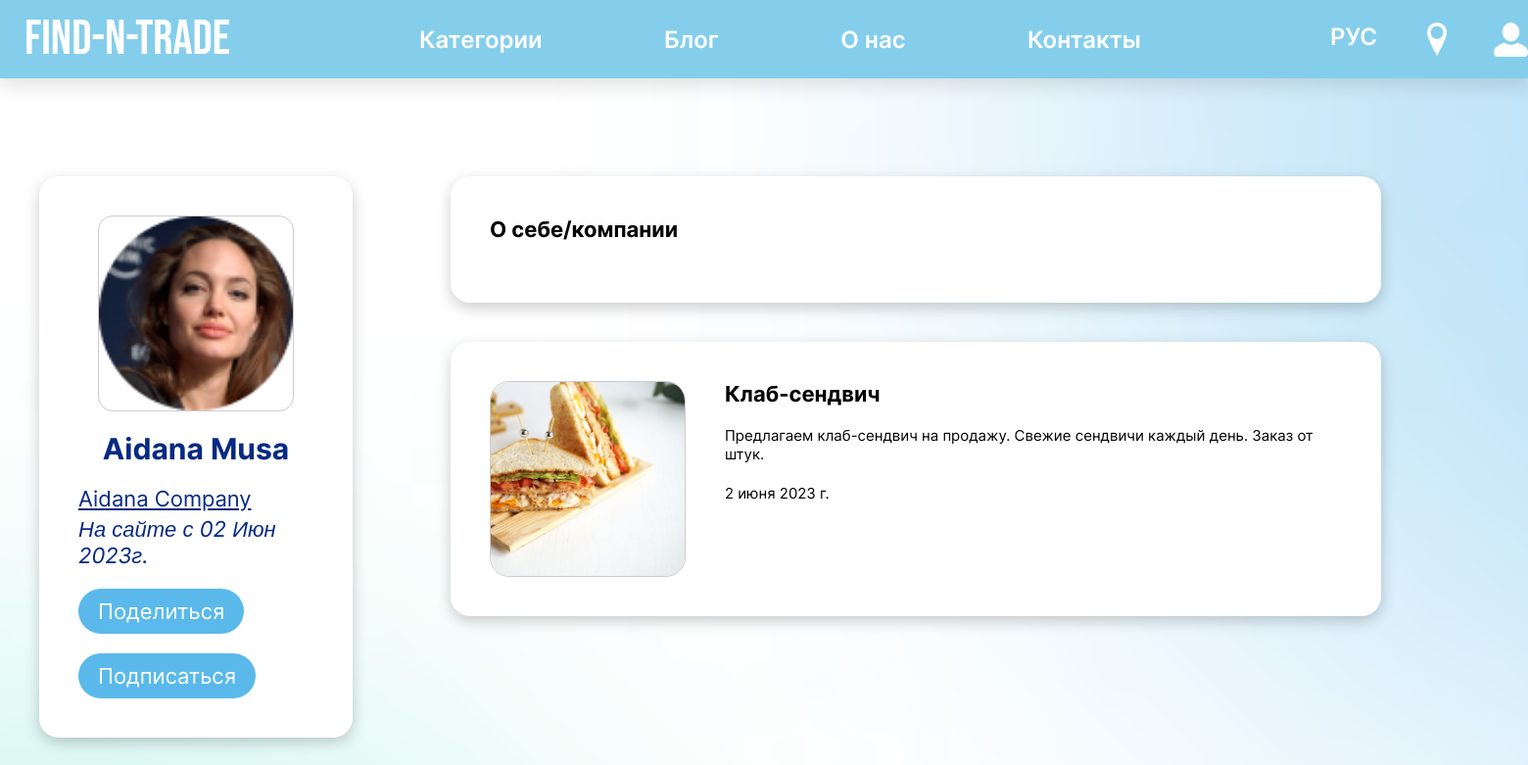
The app's page /profile/2/ with its own data.
### main/models.py (models this page shows, shortened)
class CustomUser(AbstractBaseUser):
    id = models.AutoField(primary_key=True, verbose_name="ID")
    email = models.EmailField(unique=True, verbose_name="Email")
    name = models.CharField(max_length=26, verbose_name="Name")
    surname = models.CharField(max_length=26, verbose_name="Surname")
    profile = models.OneToOneField(Profile, on_delete=models.CASCADE, blank=True, null=True, verbose_name="Profile")
    reset_password_token = models.UUIDField(blank=True, null=True, default=None, verbose_name="Reset password token")
    date_joined = models.DateTimeField(auto_now_add=True)
    last_login = models.DateTimeField(auto_now=True, verbose_name="Last login")
    is_admin = models.BooleanField(default=False)
    is_active = models.BooleanField(default=True)
    is_staff = models.BooleanField(default=False)
    is_superuser = models.BooleanField(default=False)
    USERNAME_FIELD = "email"
    REQUIRED_FIELDS = ["name", "surname"]
    objects = CustomUserManager()

class Profile(models.Model):
    id = models.AutoField(primary_key=True, verbose_name="ID")
    city = models.CharField(max_length=15, blank=True, null=True, verbose_name="City")
    date_of_birth = models.DateField(max_length=15, blank=True, null=True, verbose_name='Date of birth')
    company_name=models.CharField(max_length=30, blank=True, null=True, verbose_name="Company name")
    description=models.TextField(blank=True, null=True, verbose_name="Description")
    phone_number = models.CharField(max_length=15, blank=True, null=True, verbose_name="Phone number")
    role = models.CharField(max_length=200, choices=Role.choices, verbose_name="Role")
    image_link = models.ImageField(upload_to=user_profile_directory_path, blank=True, null=True,
                                   verbose_name="Profile image")

class Ad(models.Model):
    user= models.ForeignKey(CustomUser, blank=False, null=False, on_delete=models.CASCADE, related_name='creator')
    title= models.CharField(max_length=50, verbose_name="Title")
    company_name= models.CharField(max_length=50, blank=True, null=True, verbose_name="Company_name")
    description= models.TextField(verbose_name="Description")
    image_link = models.ImageField(upload_to=user_image_directory_path, blank=True, null=True,
                                   verbose_name="Ad image")
    cost= models.FloatField(verbose_name="Cost")
    responders= models.ManyToManyField(Respond)
    create_date = models.DateField(auto_now_add=True, verbose_name="Creation date")
    edit_date = models.DateField(auto_now=True, verbose_name="Edit date")
    is_active = models.BooleanField(default=True, verbose_name="Active")
    category=models.OneToOneField(Category, blank=True, null=True, on_delete=models.CASCADE)
    def __str__(self):
        return self.title

### main/views.py (the view)
# urls.py: path('profile/<str:id>/', views.OtherProfileView.as_view(), name='other_user_profile'),
class OtherProfileView(TemplateView):
    template_name = "main/other_user_profile.html"
    def get_context_data(self, **kwargs):
        ctx = super(OtherProfileView, self).get_context_data(**kwargs)
        ctx['id'] = self.kwargs['id']
        ctx['ads'] = Ad.objects.filter(user__id=ctx['id'])[0:3]
        print(ctx)
        self.model = CustomUser.objects.get(id=ctx['id'])
        ctx['model'] = self.model
        return ctx

### main/templates/main/other_user_profile.html (shortened to what this page needs)
{% extends 'main/base.html' %}
{% load static %}
{% block content %}
<html>
<head>
   <link rel="stylesheet" href="{% static 'main/css/style_imported.css' %}">
</head>
<body background="images/bg2.png">
    <main>
      <div class="other_users_profile">
        <div class="other_users_profile_left">
          <div class="other_users_profile_left_1">
            <div class="other_users_profile_left_1_image">
              {% if model.profile.image_link.file is not None %}
              <img src="{{model.profile.image_link.url}}" alt="" style="object-fit:cover;
                 object-position: right;
                 width:200px;
                 height:200px;
                 border: solid 1px #CCC;
                 border-radius:15px;">
                 {% else %}
                 <img src="{% static 'main/img/no-image-removebg-preview.png'%}" alt="" style="object-fit:cover;
              object-position: right;
                 width:200px;
                 height:200px;
                 border: solid 1px #CCC">
                 {% endif %}
            </div>
            <br>
            <h2>{{ model.name }} {{ model.surname }}</h2>
            <br>
            <h3>{{ model.profile.company_name }}</h3>
            <em><h4>На сайте с {{ model.date_joined|date:"d M Y" }}г.</h4></em>
            <br>
            <div class="other_users_profile_left_1_buttons">
              <button id="other_users_profile_share"type="submit" name="button">Поделиться</button>
              <button type="submit" name="button">Подписаться</button>
            </div>
          </div>
        </div>
        <div class="other_users_profile_right">
          <div class="other_users_profile_right_1">
            <h2>О себе/компании</h2>
            <br>
          </div>
          <div class="other_users_profile_right_2">
            {%for ad in ads%}
            <div class="other_users_profile_right_2_ad">
              <div class="other_users_profile_right_2_ad_image">
                {% if ad.image_link.file is not None     %}
              <img src="{{ad.image_link.url}}" alt="" style="object-fit:cover;
              object-position: right;
                 width:200px;
                 height:200px;
                 border: solid 1px #CCC">
              {% else %}
              <img src="{% static 'main/img/no-image-removebg-preview.png'%}" alt="" style="object-fit:cover;
              object-position: right;
                 width:200px;
                 height:200px;
                 border: solid 1px #CCC">
              {% endif %}
              </div>
              <div class="other_users_profile_right_2_ad_desc">
                <a href="{% url 'ad_details' id=ad.id %}"><h2>{{ad.title}}</h2></a>
                <br>
                <p id="other_users_profile_right_2_ad_desc">{{ad.description}}</p>
                <br>
                <p>{{ad.create_date}}</p>
              </div>
            </div>
            {% endfor %}
          </div>
        </div>
      </div>
    </main>
</body>
</html>
{% endblock %}

### main/static/main/css/style.css (style rules this page uses)
* { box-sizing: border-box; margin: 0; padding: 0; font-family: "Inter", sans-serif; }
a { text-decoration: none; color: #fff; user-drag: none; -webkit-user-drag: none; user-select: none; -moz-user-select: none; -webkit-user-select: none; -ms-user-select: none; }
img { -webkit-user-select: none; -moz-user-select: none; -ms-user-select: none; user-select: none; user-drag: none; -webkit-user-drag: none; user-select: none; -moz-user-select: none; -webkit-user-select: none; -ms-user-select: none; }
button { border: none; outline: none; background: none; display: block; cursor: pointer; -webkit-user-select: none; -moz-user-select: none; -ms-user-select: none; user-select: none; }
:root { --bs-lightblue: #84CEEB; --bs-blue: #5AB9EA; --bs-gradient_one: linear-gradient(60deg, rgba(104, 201, 201, 0.8724440459777661) 15%, rgba(90, 185, 234, 0.4186625333727241) 49%, rgba(86, 128, 233, 0.7015756986388305) 84%); --bs--gradient_two: linear-gradient(45deg, rgba(255, 255, 255, 0.8724440459777661) 15%, rgba(86, 128, 233, 0.7015756986388305) 84%); --bs--gradient_three: linear-gradient(45deg, rgba(255, 255, 255, 0.8724440459777661) 15%, rgba(109, 177, 232, 0.702) 90%); --bs--gradient_four: linear-gradient(45deg, #68C9C9, #5680E9); --bs--lapisblue: #5680E9; --bs-darkblue: #152243; --bs-sea: #072A82; --bs-lavender: #83A4EF; --bs-green: #81D6CD; --bs-grayblue: #2E5E71; --bs-lime: #00FF85; --bs-red: #FF3E3E; --bs-yellow: #FFD84F; }
:root { --bs-lightblue: #84CEEB; --bs-blue: #5AB9EA; --bs-gradient_one: linear-gradient(60deg, rgba(104, 201, 201, 0.8724440459777661) 15%, rgba(90, 185, 234, 0.4186625333727241) 49%, rgba(86, 128, 233, 0.7015756986388305) 84%); --bs--gradient_two: linear-gradient(45deg, rgba(255, 255, 255, 0.8724440459777661) 15%, rgba(86, 128, 233, 0.7015756986388305) 84%); --bs--lapisblue: #5680E9; --bs-darkblue: #152243; --bs-lavender: #83A4EF; --bs-green: #81D6CD; }

### records on screen
CustomUser: profile.image_link (picture), name "Aidana", surname "Musa", profile.company_name "Aidana Company", date_joined "02 Июн 2023"
Ad: image_link (picture), title "Клаб-сендвич", description "Предлагаем клаб-сендвич на продажу. Свежие сендвичи каждый день. Заказ от штук.", create_date "2 июня 2023 г."
